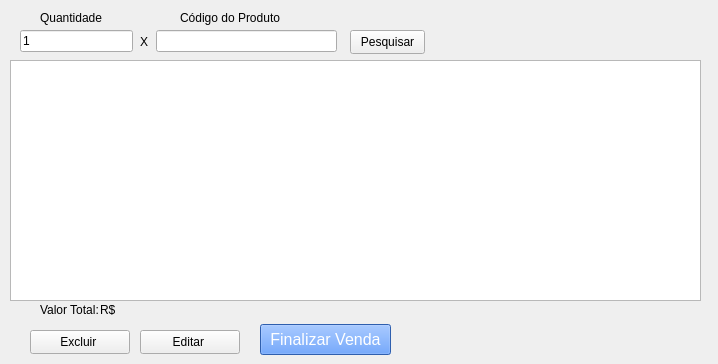
<?xml version="1.0" encoding="UTF-8"?>
<ui version="4.0">
 <class>gp_novavenda</class>
 <widget class="QDialog" name="gp_novavenda">
  <property name="geometry">
   <rect>
    <x>0</x>
    <y>0</y>
    <width>718</width>
    <height>364</height>
   </rect>
  </property>
  <property name="windowTitle">
   <string>Dialog</string>
  </property>
  <widget class="QLineEdit" name="txt_qtde">
   <property name="geometry">
    <rect>
     <x>20</x>
     <y>30</y>
     <width>113</width>
     <height>22</height>
    </rect>
   </property>
   <property name="text">
    <string>1</string>
   </property>
  </widget>
  <widget class="QLineEdit" name="txt_codproduto">
   <property name="geometry">
    <rect>
     <x>156</x>
     <y>30</y>
     <width>181</width>
     <height>22</height>
    </rect>
   </property>
  </widget>
  <widget class="QTableWidget" name="tw_listaprodutos">
   <property name="geometry">
    <rect>
     <x>10</x>
     <y>60</y>
     <width>691</width>
     <height>241</height>
    </rect>
   </property>
  </widget>
  <widget class="QLabel" name="label">
   <property name="geometry">
    <rect>
     <x>40</x>
     <y>10</y>
     <width>71</width>
     <height>16</height>
    </rect>
   </property>
   <property name="text">
    <string>Quantidade</string>
   </property>
  </widget>
  <widget class="QLabel" name="label_2">
   <property name="geometry">
    <rect>
     <x>140</x>
     <y>34</y>
     <width>49</width>
     <height>16</height>
    </rect>
   </property>
   <property name="text">
    <string>X</string>
   </property>
  </widget>
  <widget class="QLabel" name="label_3">
   <property name="geometry">
    <rect>
     <x>180</x>
     <y>10</y>
     <width>111</width>
     <height>16</height>
    </rect>
   </property>
   <property name="text">
    <string>Código do Produto</string>
   </property>
  </widget>
  <widget class="QLabel" name="label_4">
   <property name="geometry">
    <rect>
     <x>40</x>
     <y>300</y>
     <width>71</width>
     <height>20</height>
    </rect>
   </property>
   <property name="text">
    <string>Valor Total:</string>
   </property>
  </widget>
  <widget class="QLabel" name="lb_totalvenda">
   <property name="geometry">
    <rect>
     <x>100</x>
     <y>300</y>
     <width>131</width>
     <height>20</height>
    </rect>
   </property>
   <property name="text">
    <string>R$</string>
   </property>
  </widget>
  <widget class="QPushButton" name="btn_excluirprod">
   <property name="geometry">
    <rect>
     <x>30</x>
     <y>330</y>
     <width>100</width>
     <height>24</height>
    </rect>
   </property>
   <property name="text">
    <string>Excluir </string>
   </property>
   <property name="autoDefault">
    <bool>false</bool>
   </property>
  </widget>
  <widget class="QPushButton" name="btn_editarprod">
   <property name="geometry">
    <rect>
     <x>140</x>
     <y>330</y>
     <width>100</width>
     <height>24</height>
    </rect>
   </property>
   <property name="text">
    <string>Editar </string>
   </property>
   <property name="autoDefault">
    <bool>false</bool>
   </property>
  </widget>
  <widget class="QPushButton" name="btn_finalizarvenda">
   <property name="geometry">
    <rect>
     <x>260</x>
     <y>324</y>
     <width>131</width>
     <height>31</height>
    </rect>
   </property>
   <property name="styleSheet">
    <string notr="true">font-size: 16px;
background-color: rgb(66, 133, 244);
color: rgb(255, 255, 255);</string>
   </property>
   <property name="text">
    <string>Finalizar Venda</string>
   </property>
   <property name="autoDefault">
    <bool>false</bool>
   </property>
  </widget>
  <widget class="QPushButton" name="btn_pesquisarprod">
   <property name="geometry">
    <rect>
     <x>350</x>
     <y>30</y>
     <width>75</width>
     <height>24</height>
    </rect>
   </property>
   <property name="text">
    <string>Pesquisar</string>
   </property>
   <property name="autoDefault">
    <bool>false</bool>
   </property>
  </widget>
 </widget>
 <resources/>
 <connections/>
</ui>
